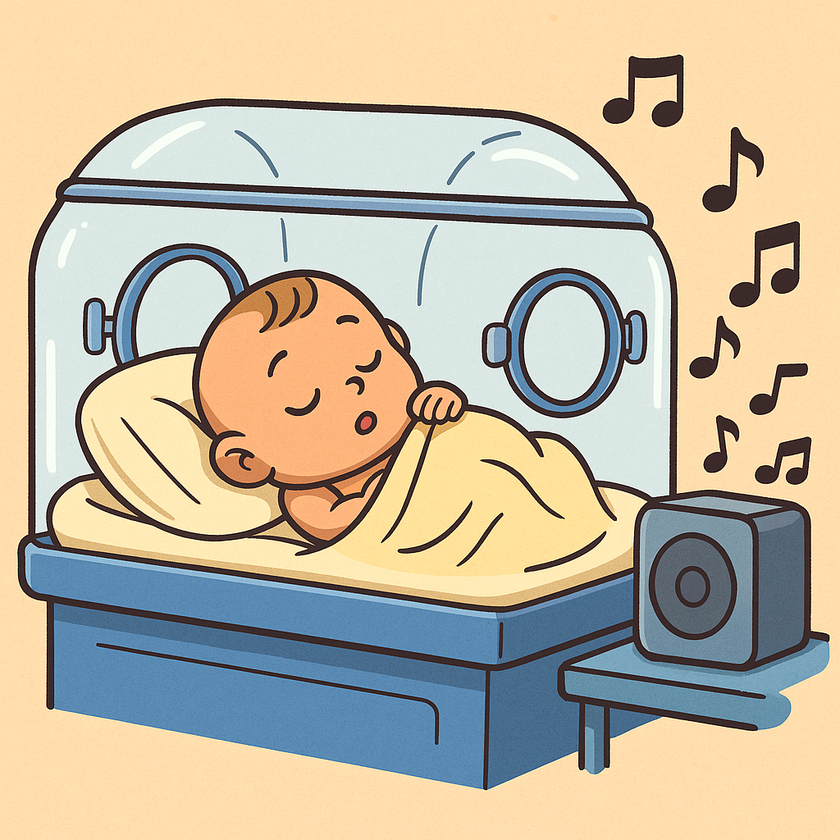
#> input picture baby.png, 840 x 840 px, shrunk from 1024 x 1024 before the run, found by its file name
$ python test2.py
#> lines starting #> are read from the running program, lines starting #| are printed output that depends on the picture; after the words box and inside, x2 and y2 are one past the last pixel; in counts of white or black regions, pixels touching at a corner belong together
import cv2

# 1. Load image (PNG or JPG)
img = cv2.imread("/home/ji541/Shared/baby.png")   # <-- put your filename here
#> img is the input picture: shape (840, 840, 3); mean B, G, R 162.9, 184.3, 194.5

if img is None:
    print("Error: image not found!")
    exit()

# 2. Convert to grayscale
gray = cv2.cvtColor(img, cv2.COLOR_BGR2GRAY)
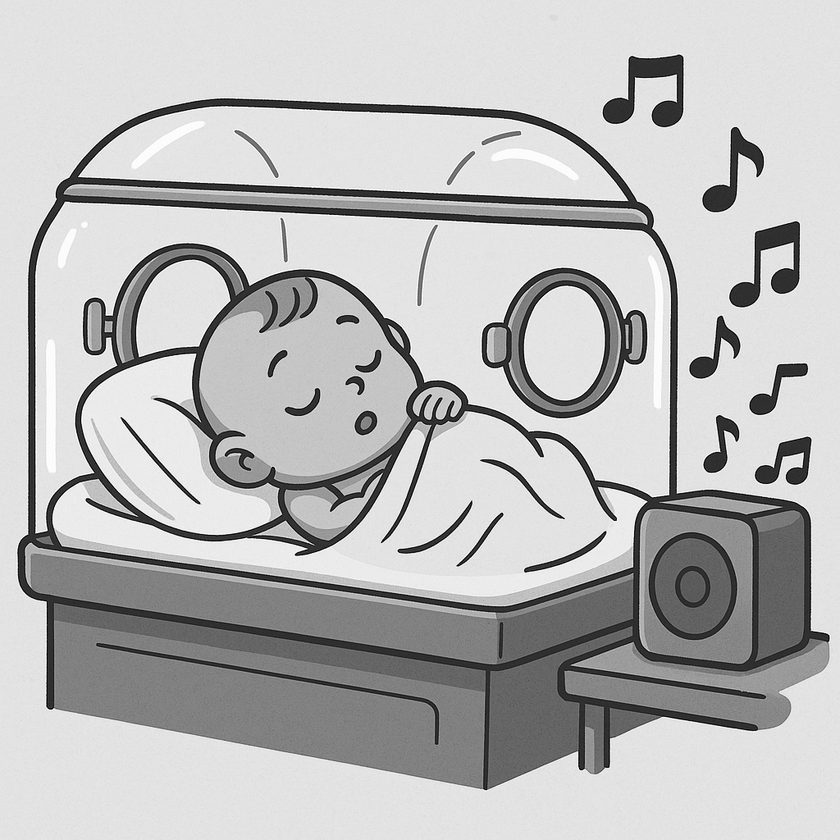
#> gray: shape (840, 840); min 0, max 255, mean 184.9

# 3. Gaussian blur (to reduce noise)
blur = cv2.GaussianBlur(gray, (5, 5), 0)

# 4. Edge detection (Canny)
edges = cv2.Canny(blur, 50, 150)
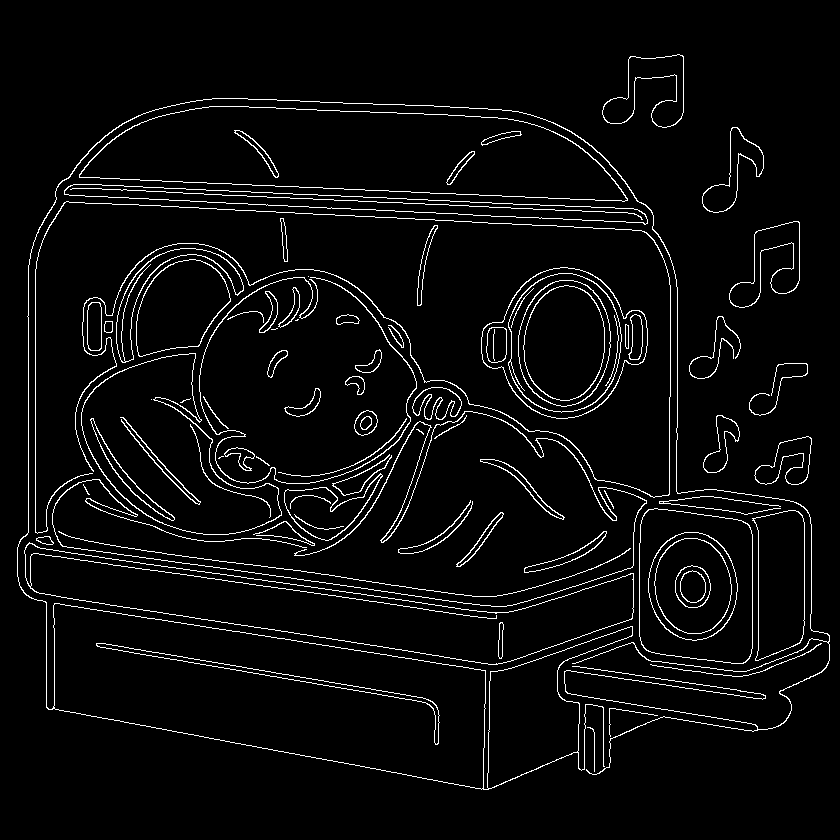
#> edges: shape (840, 840); 4.3% white in thin lines or dots, all inside (x1, y1, x2, y2) = (17, 54, 830, 790)

# 5. Display results
cv2.imshow("Original", img)
cv2.imshow("Grayscale", gray)
cv2.imshow("Blurred", blur)
cv2.imshow("Edges", edges)

# Wait for key press
cv2.waitKey(0)
cv2.destroyAllWindows()
